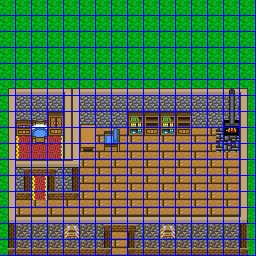

This game map was drawn from its Tiled (.tmx) file and the tilesets committed beside it. A one-line description and the trimmed map source follow:
An orthogonal 32x32 tile map with 8x8 px tiles, 3 tile layers (BG, FG, Grid), 1 hidden layer not drawn, 4 tilesets and 7 objects (3x Event).

<map version="1.4" tiledversion="2020.09.09" orientation="orthogonal" renderorder="right-down" width="32" height="32" tilewidth="8" tileheight="8" infinite="0" backgroundcolor="#000000" nextlayerid="7" nextobjectid="13">
 <properties>
  <property name="Flags" value="clipUp,clipDown,clipLeft,clipRight" />
  <property name="Max Steps" type="int" value="0" />
  <property name="Min Steps" type="int" value="0" />
  <property name="On Load Event">ifSwitch(3, ON)
  changeSprite("Potion", +1)
endIf</property>
  <property name="music" value="tavern" />
 </properties>
 <tileset firstgid="1" source="../../tilesets/interior.tsx" />
 <tileset firstgid="129" source="../../Tiled/grid.tsx" />
 <tileset firstgid="130" source="../../Tiled/passability.tsx" />
 <tileset firstgid="131" source="../../Tiled/sprites.tsx" />
 <layer id="1" name="BG" width="32" height="32">
  <data>[1024 cells, 1024 non-empty, 66 distinct tile ids]</data>
 </layer>
 <objectgroup id="4" name="Events" offsetx="0" offsety="4">
  <object id="8" name="Teleport to town" type="Event" gid="386" x="112" y="240" width="16" height="24">
   <properties>
    <property name="Flags: Exit" type="bool" value="true" />
    <property name="Script">hideScreen("maskOut", 1)
ifVariable(0, "&lt;", 3)
  teleport("maps/town1.dat", 4, 25, "down")
else
  teleport("maps/town1_postRaid.dat", 4, 25, "down")
endIf
showScreen("unwipeOut", 1)</property>
   </properties>
  </object>
  <object id="11" name="Potion" type="Event" gid="139" x="80" y="128" width="16" height="24">
   <properties>
    <property name="Flags: Button" type="bool" value="true" />
    <property name="Script">changeSprite(this, +2)
ifSwitch(3, OFF)
  playSoundEffect("getItem", false)
  givePlayerItem("consumable", "Potion", 1)
  showOneLiner("You found a potion.")
else
  showOneLiner("This chest is empty.")
endIf
waitButtons()
hideDialog()
turnSwitchOn(3)
changeSprite(this, +1)</property>
   </properties>
  </object>
  <object id="12" name="Carl" type="Event" gid="134" x="192" y="128" width="16" height="24">
   <properties>
    <property name="Flags: Button" type="bool" value="true" />
    <property name="Script">showDialog("Carl")
ifVariable(0, "&lt;", 3)
  bufferMessage("Morning ")
  bufferValue("name")
  showMessage(".",
                         "Heading into the caverns",
                         "to take care of those",
                         "rats I see?",
                         "I have a spare potion in",
                         "the box on the table.",
                         "Feel free to take it if",
                         "you think you need it.")
elseIfVariable(0, "==", 3)
  showMessage("The mayor is looking for", "you.")
elseIfVariable(0, "==", 4)
  showMessage("I'm sorry about Cecilia.")
else
  showMessage("Good to see you again.")
endIf
hideDialog()</property>
   </properties>
  </object>
 </objectgroup>
 <layer id="2" name="FG" width="32" height="32">
  <data>[1024 cells, 114 non-empty, 27 distinct tile ids]</data>
 </layer>
 <objectgroup id="5" name="Regions" visible="0">
  <object id="1" template="../../Tiled/region.tx" x="0" y="0" />
  <object id="2" template="../../Tiled/region.tx" x="128" y="0" />
  <object id="3" template="../../Tiled/region.tx" x="0" y="128" />
  <object id="4" template="../../Tiled/region.tx" x="128" y="128" />
 </objectgroup>
 <layer id="6" name="Passability" width="32" height="32" visible="0">
  <data>[1024 cells, 88 non-empty, 1 distinct tile ids]</data>
 </layer>
 <layer id="3" name="Grid" width="32" height="32">
  <data>[1024 cells, 256 non-empty, 1 distinct tile ids]</data>
 </layer>
</map>
